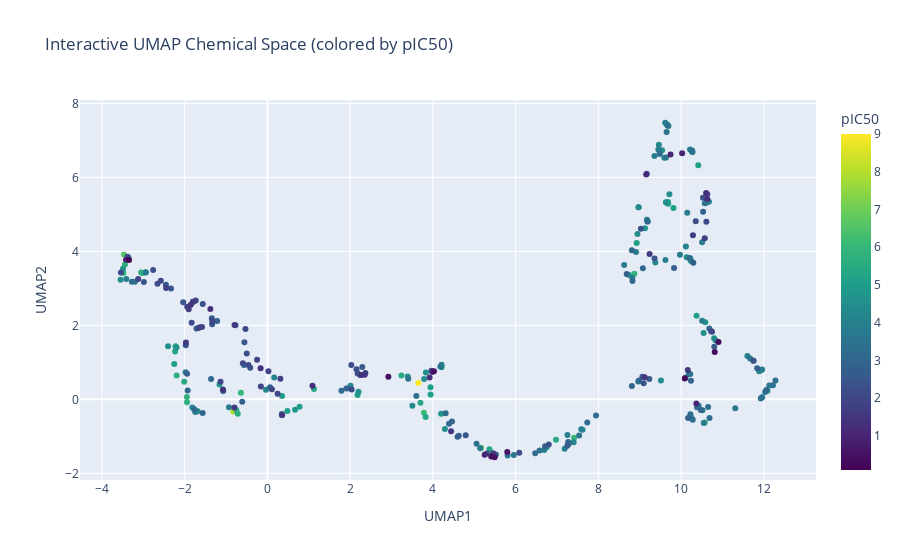

Notebook code for this chart:
### Code cell
import plotly.express as px

umap_df = df.copy()
umap_df["UMAP1"] = embedding[:,0]
umap_df["UMAP2"] = embedding[:,1]

fig = px.scatter(
    umap_df,
    x="UMAP1",
    y="UMAP2",
    color="pIC50",
    hover_data=["molecule_chembl_id", "pIC50", "MW", "LogP", "TPSA"],
    title="Interactive UMAP Chemical Space (colored by pIC50)",
    color_continuous_scale="Viridis"
)

fig.show()

### Figure 1 — Plotly figure (JSON) as saved in the notebook; plotly's stock layout.template omitted (floating-point values rounded to 4 significant figures; data arrays with more than 128 entries replaced by an {"elided": "..."} marker saying what was removed)
{"data": [{"customdata": {"elided": "314x5 mixed values"}, "hovertemplate": "UMAP1=%{x}<br>UMAP2=%{y}<br>molecule_chembl_id=%{customdata[0]}<br>pIC50=%{marker.color}<br>MW=%{customdata[2]}<br>LogP=%{customdata[3]}<br>TPSA=%{customdata[4]}<extra></extra>", "legendgroup": "", "marker": {"color": {"elided": "314 float values"}, "coloraxis": "coloraxis", "symbol": "circle"}, "mode": "markers", "name": "", "orientation": "v", "showlegend": false, "type": "scatter", "x": {"elided": "314 float values"}, "xaxis": "x", "y": {"elided": "314 float values"}, "yaxis": "y"}], "layout": {"coloraxis": {"colorbar": {"title": {"text": "pIC50"}}, "colorscale": [[0, "#440154"], [0.1111, "#482878"], [0.2222, "#3e4989"], [0.3333, "#31688e"], [0.4444, "#26828e"], [0.5556, "#1f9e89"], [0.6667, "#35b779"], [0.7778, "#6ece58"], [0.8889, "#b5de2b"], [1, "#fde725"]]}, "legend": {"tracegroupgap": 0}, "title": {"text": "Interactive UMAP Chemical Space (colored by pIC50)"}, "xaxis": {"anchor": "y", "domain": [0, 1], "title": {"text": "UMAP1"}}, "yaxis": {"anchor": "x", "domain": [0, 1], "title": {"text": "UMAP2"}}}}
